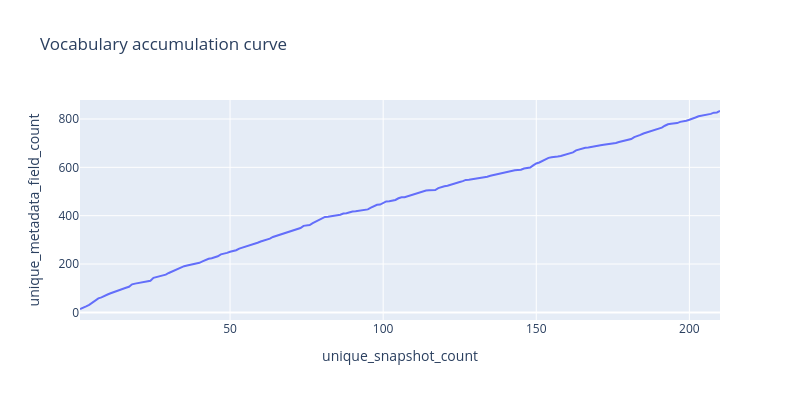

Notebook cell for this chart:
### Code cell
px.line(
    acc_curve_df,
    x="unique_snapshot_count",
    y="unique_metadata_field_count",
    height=400,
    width=800,
    title="Vocabulary accumulation curve"
)

### Figure 1 — Plotly figure (JSON) as saved in the notebook; plotly's stock layout.template omitted (floating-point values rounded to 4 significant figures; data arrays with more than 128 entries replaced by an {"elided": "..."} marker saying what was removed)
{"data": [{"hovertemplate": "unique_snapshot_count=%{x}<br>unique_metadata_field_count=%{y}<extra></extra>", "legendgroup": "", "line": {"color": "#636efa", "dash": "solid"}, "marker": {"symbol": "circle"}, "mode": "lines", "name": "", "orientation": "v", "showlegend": false, "type": "scatter", "x": {"elided": "210 int values"}, "xaxis": "x", "y": {"elided": "210 int values"}, "yaxis": "y"}], "layout": {"height": 400, "legend": {"tracegroupgap": 0}, "title": {"text": "Vocabulary accumulation curve"}, "width": 800, "xaxis": {"anchor": "y", "autorange": true, "domain": [0, 1], "range": [1, 210], "title": {"text": "unique_snapshot_count"}, "type": "linear"}, "yaxis": {"anchor": "x", "autorange": true, "domain": [0, 1], "range": [-31.5, 878.5], "title": {"text": "unique_metadata_field_count"}, "type": "linear"}}}
